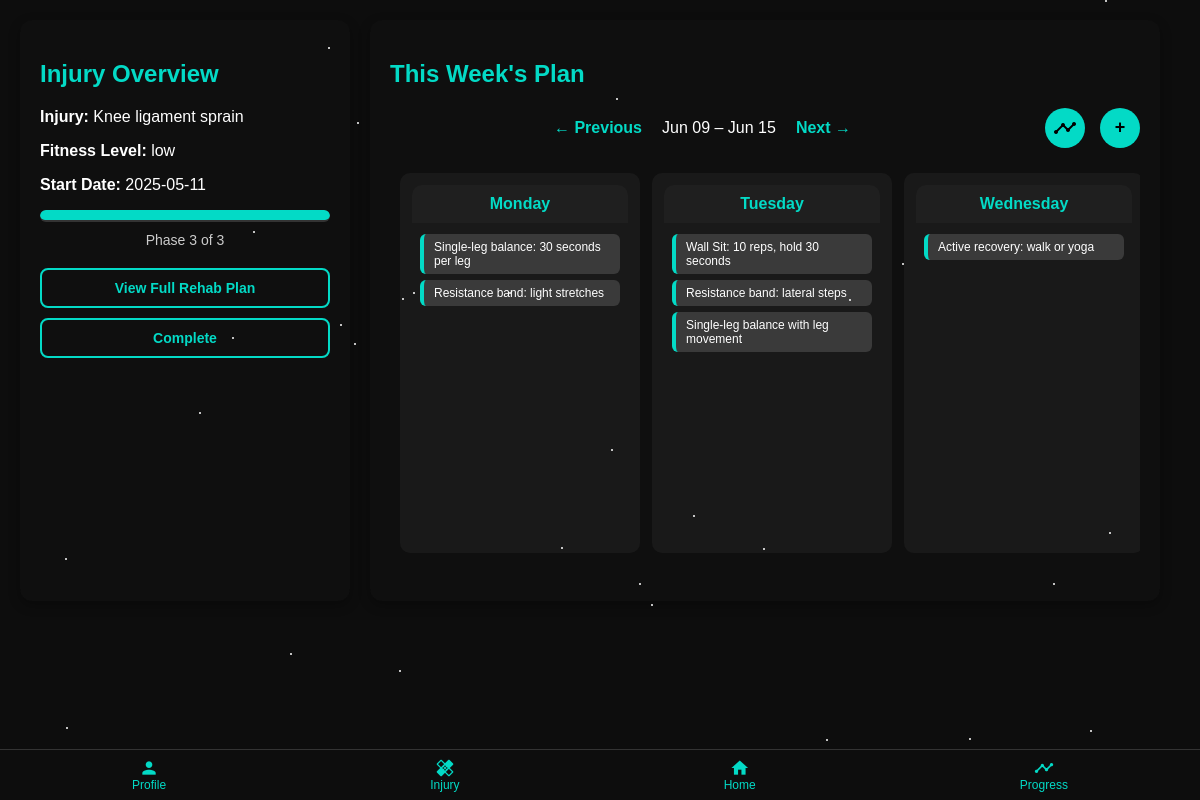
/home?week_offset=-3 (signed in), run on the app's committed database.
### tables this page shows
CREATE TABLE user_events (
            id INTEGER PRIMARY KEY AUTOINCREMENT,
            user_id INTEGER NOT NULL,
            title TEXT NOT NULL,
            date TEXT NOT NULL, completed INTEGER DEFAULT 0, start DATETIME, end DATETIME, repeat_type TEXT,
            FOREIGN KEY (user_id) REFERENCES users(id)
        );

### app.py (the view)
@app.route("/home")
def home():
    user_id = session.get('user_id')
    if not user_id:
        return redirect(url_for('auth.login'))
    user_injury = get_user_injury(user_id)
    if not user_injury:
        return render_template("home_page.html",
                               injuries=get_distinct_injury_types(),
                               user_injury=None)
    injury_type, fitness_level, doctor_confirmed, rehab_start_date = user_injury
    rehab_start = datetime.strptime(rehab_start_date, "%Y-%m-%d").date()
    today = datetime.today().date()
    week_offset = request.args.get("week_offset", 0, type=int)
    monday = today - timedelta(days=today.weekday()) + timedelta(weeks=week_offset)
    week_dates = [monday + timedelta(days=i) for i in range(7)]
    week_range = f"{week_dates[0].strftime('%b %d')} – {week_dates[-1].strftime('%b %d')}"
    current_date = datetime.today().strftime('%Y-%m-%d')
    with connect_user_db() as conn:
        cursor = conn.cursor()
        cursor.execute('''
            SELECT title, completed
            FROM user_events
            WHERE user_id = ? AND date = ?
        ''', (user_id, today.strftime('%Y-%m-%d')))
        today_tasks = [{"title": row[0], "completed": bool(row[1])} for row in cursor.fetchall()]
        week = []
        for date in week_dates:
            cursor.execute('''
                SELECT id, title, start, end, completed
                FROM user_events
                WHERE user_id = ? AND date = ?
            ''', (user_id, date.strftime('%Y-%m-%d')))
            events = [{
                "id": row[0],
                "title": row[1],
                "start": row[2],
                "end": row[3],
                "completed": bool(row[4])
            } for row in cursor.fetchall()]
            week.append({
                "name": date.strftime("%A"),
                "date": date.strftime("%Y-%m-%d"),
                "events": events
            })
    current_phase, _, total_phases = get_current_rehab_phase(user_id)
    progress_percent = round((current_phase / total_phases) * 100, 1) if current_phase and total_phases else 0
    return render_template("home_page.html",
                           injury_type=injury_type,
                           fitness_level=fitness_level,
                           rehab_start_date=rehab_start_date,
                           current_phase=current_phase,
                           total_phases=total_phases,
                           progress_percent=progress_percent,
                           today_tasks=today_tasks,
                           week=week,
                           week_range=week_range,
                           week_offset=week_offset,
                           user_injury=user_injury,
                           current_date=current_date)

### database.py (called while the page is built)
def create_connection_injuries():
    return sqlite3.connect(DB_PATH_INJURIES)

def connect_user_db():
    return sqlite3.connect('instance/users.db')

def get_user_injury(user_id):
    with create_connection_injuries() as conn:
        cursor = conn.cursor()
        cursor.execute('''
            SELECT injury_type, fitness_level, doctor_confirmed, rehab_start_date
            FROM user_injuries
            WHERE user_id = ?
        ''', (user_id,))
        result = cursor.fetchone()
        if result:
            injury_type = result[0].strip() if result[0] else None
            fitness_level = result[1].strip() if result[1] else None
            return injury_type, fitness_level, result[2], result[3]
        return None

### templates/home_page.html (shortened to what this page needs)
<!DOCTYPE html>
<html lang="en-GB">
<head>
    <link rel="stylesheet" href="{{ url_for('static', filename='css/home_page.css') }}">
</head>
<body>
<div class="bottom-nav">
  <a href="/profile"><i class="material-icons">person</i><span>Profile</span></a>
  <a href="/injury"><i class="material-icons">healing</i><span>Injury</span></a>
  <a href="/home"><i class="material-icons">home</i><span>Home</span></a>
  <a href="/progress"><i class="material-icons">timeline</i><span>Progress</span></a>
</div>
{% if user_injury %}
<main class="main-container">
    <section class="todays-plan">
        <h2>Injury Overview</h2>
        <p><strong>Injury:</strong> {{ user_injury[0] }}</p>
        <p><strong>Fitness Level:</strong> {{ fitness_level }}</p>
        <p><strong>Start Date:</strong> {{ rehab_start_date }}</p>
        <div class="progress-bar">
            <div class="progress" id="progress-bar" data-current-phase="{{ current_phase }}" data-total-phases="{{ total_phases }}"></div>
        </div>
        <div class="phase-indicator">
            <span>Phase {{ current_phase if current_phase else 'N/A' }} of {{ total_phases if total_phases else 'N/A' }}</span>
        </div>
        <div class="rehab-actions">
            <form action="{{ url_for('show_recommendations') }}" method="GET">
                <button type="submit" class="rehab-btn">View Full Rehab Plan</button>
            </form>
            <form action="{{ url_for('complete_rehab') }}" method="POST">
                <button type="submit" class="rehab-btn">Complete</button>
            </form>
        </div>
    </section>
    <section class="weekly-calendar">
        <h2>This Week's Plan</h2>
        <div class="calendar-nav">
            <div class="calendar-nav-links">
            {% if week_offset is defined %}
                <a href="{{ url_for('home', week_offset=week_offset - 1) }}">← Previous</a>
                <span class="week-range">{{ week_range }}</span>
                <a href="{{ url_for('home', week_offset=week_offset + 1) }}">Next →</a>
            {% else %}
                <span class="week-range">{{ week_range }}</span>
            {% endif %}
        </div>
            <div class="calendar-nav-buttons">
                <button id="log-progress-btn" class="circle-btn">
                    <span class="material-icons">timeline</span>
                </button>
                <button id="add-event-btn" class="green-btn">+</button>
            </div>
        </div>
        <div class="week-grid">
            {% for day in week %}
            <div class="day-column{% if day.date|string == current_date %} today{% endif %}">
                <div class="day-header">{{ day.name }}</div>
                <div class="day-body">
                    {% if day.events %}
                        {% for event in day.events %}
                        <div class="event {% if event.completed %}completed{% endif %}"
                            data-id="{{ event.id }}"
                            data-title="{{ event.title }}"
                            data-start="{{ event.start }}"
                            data-end="{{ event.end }}"
                            data-completed="{{ event.completed | string | lower }}"
                            onclick="openEventModal(this)">
                        <div style="display: flex; justify-content: space-between; align-items: center;">
                            <span>
                                {% if event.completed %}
                                    <span class="checkmark">✓</span> {{ event.title }}
                                {% else %}
                                    {{ event.title }}
                                {% endif %}
                            </span>
                        </div>
                        </div>
                        {% endfor %}
                    {% else %}
                        <div class="event">Rest / No Task</div>
                    {% endif %}
                </div>
            </div>
            {% endfor %}
        </div>
<br>
    </section>
<br><br>
</main>
{% endif %}
<link href='https://cdn.jsdelivr.net/npm/fullcalendar@5.11.0/main.min.css' rel='stylesheet' />
</body>
</html>

### static/css/home_page.css (style rules this page uses)
html, body { height: auto; overflow-y: auto; }
body { font-family: Arial, sans-serif; background: #0d0d0d; color: #ffffff; margin: 0; padding: 0; }
.todays-plan { flex: 0 0 25%; background:rgba(29, 30, 30, 0.1); padding: 20px; border-radius: 12px; box-shadow: 0 4px 12px rgba(0,0,0,0.3); }
.main-container { display: flex; flex-direction: row; padding: 20px; gap: 20px; }
h2, h3, h4 { color: #03dac6; }
.progress-bar { background-color: #333; border-radius: 10px; height: 12px; width: 100%; overflow: hidden; margin: 10px 0; }
.progress { background-color: #03dac6; height: 10px; border-radius: 5px; transition: width 0.5s ease; }
.phase-indicator { text-align: center; font-size: 14px; margin-bottom: 20px; color: #ccc; }
.weekly-calendar { flex: 1; overflow-x: hidden; background:rgba(29, 30, 30, 0.1); padding: 20px; border-radius: 12px; box-shadow: 0 4px 12px rgba(0,0,0,0.3); }
.calendar-nav { display: flex; justify-content: space-between; align-items: center; gap: 20px; margin-bottom: 15px; width: 100%; }
.calendar-nav-links { display: flex; align-items: center; gap: 10px; flex-grow: 1; justify-content: center; }
.calendar-nav-buttons { display: flex; align-items: center; margin-left: 10px; }
#add-event-btn { width: auto; }
.calendar-nav a { color: #03dac6; font-weight: bold; text-decoration: none; padding: 5px 10px; border-radius: 5px; transition: background 0.3s; }
.rehab-actions button { position: relative; z-index: 10; }
.week-range { font-size: 16px; color: white; }
.week-grid { display: flex; overflow-x: auto; overflow-y: hidden; scroll-snap-type: x mandatory; -webkit-overflow-scrolling: touch; gap: 12px; padding: 10px; margin: 0 auto; max-width: 100%; scroll-padding: 10px; scrollbar-width: none; }
.day-column { flex: 0 0 240px; scroll-snap-align: start; background: rgba(120, 122, 122, 0.1); border-radius: 10px; display: flex; flex-direction: column; height: 380px; padding: 12px; box-sizing: border-box; transition: transform 0.2s ease; }
.day-header { font-weight: bold; text-align: center; padding: 10px 0; background: #1f1f1f; color: #03dac6; border-top-left-radius: 10px; border-top-right-radius: 10px; }
.day-body { padding: 5px 8px; overflow-y: auto; flex-grow: 1; }
.event { background: #3a3a3a; margin: 6px 0; padding: 6px 10px; border-radius: 6px; font-size: 12px; border-left: 4px solid #03dac6; }
.green-btn { background-color: #03dac6; color: #000; padding: 10px 16px; border: none; border-radius: 6px; font-weight: bold; margin-top: 15px; cursor: pointer; width: 100%; }
#add-event-btn, .circle-btn { background-color: #03dac6; color: black; font-weight: bold; border: none; border-radius: 50%; cursor: pointer; font-size: 18px; display: flex; justify-content: center; align-items: center; width: 40px; height: 40px; }
#add-event-btn { padding: 0; margin-top: 0; }
.circle-btn { padding: 0; }
.calendar-nav-buttons { display: flex; align-items: center; gap: 15px; margin-left: 10px; }
.bottom-nav { position: fixed; bottom: 0; width: 100%; background-color: #0d0d0d; display: flex; justify-content: space-around; border-top: 1px solid #333; z-index: 1000; }
.bottom-nav a { display: flex; flex-direction: column; align-items: center; padding: 8px 0; color: #03dac6; text-decoration: none; font-size: 12px; }
.bottom-nav i { font-size: 20px; }
.rehab-btn { background-color: transparent; color: #03dac6; border: 2px solid #03dac6; padding: 10px 18px; border-radius: 8px; font-weight: bold; font-size: 14px; cursor: pointer; transition: background-color 0.3s ease, color 0.3s ease; display: block; width: 100%; margin-bottom: 10px; text-align: center; }

### data on the page
user_events: title "Single-leg balance: 30 seconds per leg"
user_events: title "Resistance band: light stretches"
user_events: title "Wall Sit: 10 reps, hold 30 seconds"
user_events: title "Resistance band: lateral steps"
user_events: title "Single-leg balance with leg movement"
user_events: title "Active recovery: walk or yoga"

### other printed values
{{ user_injury[0] }} "Knee ligament sprain"
{{ fitness_level }} "low"
{{ rehab_start_date }} "2025-05-11"
{{ current_phase if current_phase else 'N/A' }} "3"
{{ total_phases if total_phases else 'N/A' }} "3"
{{ week_range }} "Jun 09 – Jun 15"
{{ day.name }} "Monday" "Tuesday" "Wednesday"
